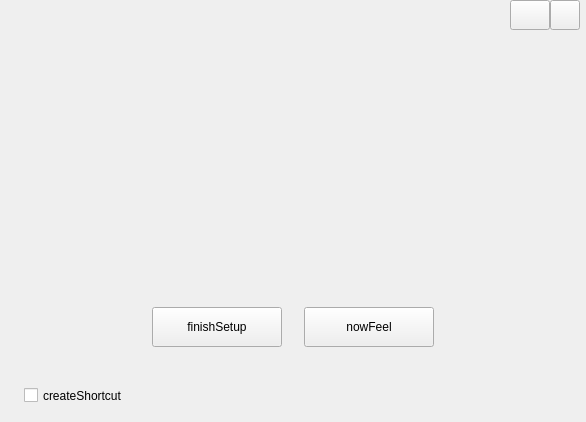
<?xml version="1.0" encoding="UTF-8"?>
<ui version="4.0">
 <class>FinishWidget</class>
 <widget class="QWidget" name="FinishWidget">
  <property name="geometry">
   <rect>
    <x>0</x>
    <y>0</y>
    <width>586</width>
    <height>422</height>
   </rect>
  </property>
  <property name="sizePolicy">
   <sizepolicy hsizetype="Fixed" vsizetype="Fixed">
    <horstretch>0</horstretch>
    <verstretch>0</verstretch>
   </sizepolicy>
  </property>
  <property name="minimumSize">
   <size>
    <width>586</width>
    <height>422</height>
   </size>
  </property>
  <property name="windowTitle">
   <string>Form</string>
  </property>
  <property name="styleSheet">
   <string notr="true"/>
  </property>
  <layout class="QVBoxLayout" name="verticalLayout">
   <property name="spacing">
    <number>0</number>
   </property>
   <property name="leftMargin">
    <number>0</number>
   </property>
   <property name="topMargin">
    <number>0</number>
   </property>
   <property name="rightMargin">
    <number>0</number>
   </property>
   <property name="bottomMargin">
    <number>0</number>
   </property>
   <item>
    <widget class="QWidget" name="finish_title_widget" native="true">
     <property name="minimumSize">
      <size>
       <width>0</width>
       <height>256</height>
      </size>
     </property>
     <layout class="QVBoxLayout" name="verticalLayout_3">
      <property name="spacing">
       <number>0</number>
      </property>
      <property name="leftMargin">
       <number>0</number>
      </property>
      <property name="topMargin">
       <number>0</number>
      </property>
      <property name="rightMargin">
       <number>0</number>
      </property>
      <property name="bottomMargin">
       <number>0</number>
      </property>
      <item>
       <widget class="QWidget" name="finfish_titleBat_widget" native="true">
        <layout class="QHBoxLayout" name="horizontalLayout_2">
         <property name="spacing">
          <number>0</number>
         </property>
         <property name="leftMargin">
          <number>0</number>
         </property>
         <property name="topMargin">
          <number>0</number>
         </property>
         <property name="rightMargin">
          <number>6</number>
         </property>
         <property name="bottomMargin">
          <number>0</number>
         </property>
         <item>
          <spacer name="horizontalSpacer_4">
           <property name="orientation">
            <enum>Qt::Horizontal</enum>
           </property>
           <property name="sizeHint" stdset="0">
            <size>
             <width>40</width>
             <height>20</height>
            </size>
           </property>
          </spacer>
         </item>
         <item>
          <widget class="QPushButton" name="min_Btn">
           <property name="minimumSize">
            <size>
             <width>0</width>
             <height>0</height>
            </size>
           </property>
           <property name="maximumSize">
            <size>
             <width>100</width>
             <height>100</height>
            </size>
           </property>
           <property name="text">
            <string/>
           </property>
          </widget>
         </item>
         <item>
          <widget class="QPushButton" name="close_Btn">
           <property name="minimumSize">
            <size>
             <width>30</width>
             <height>30</height>
            </size>
           </property>
           <property name="maximumSize">
            <size>
             <width>30</width>
             <height>30</height>
            </size>
           </property>
           <property name="text">
            <string/>
           </property>
          </widget>
         </item>
        </layout>
       </widget>
      </item>
      <item>
       <spacer name="verticalSpacer_4">
        <property name="orientation">
         <enum>Qt::Vertical</enum>
        </property>
        <property name="sizeHint" stdset="0">
         <size>
          <width>20</width>
          <height>178</height>
         </size>
        </property>
       </spacer>
      </item>
     </layout>
    </widget>
   </item>
   <item>
    <widget class="QWidget" name="below_widget" native="true">
     <layout class="QVBoxLayout" name="verticalLayout_4">
      <property name="spacing">
       <number>0</number>
      </property>
      <property name="leftMargin">
       <number>0</number>
      </property>
      <property name="topMargin">
       <number>0</number>
      </property>
      <property name="rightMargin">
       <number>0</number>
      </property>
      <property name="bottomMargin">
       <number>0</number>
      </property>
      <item>
       <spacer name="verticalSpacer">
        <property name="orientation">
         <enum>Qt::Vertical</enum>
        </property>
        <property name="sizeType">
         <enum>QSizePolicy::Fixed</enum>
        </property>
        <property name="sizeHint" stdset="0">
         <size>
          <width>20</width>
          <height>59</height>
         </size>
        </property>
       </spacer>
      </item>
      <item>
       <layout class="QHBoxLayout" name="horizontalLayout">
        <property name="spacing">
         <number>0</number>
        </property>
        <item>
         <spacer name="horizontalSpacer_2">
          <property name="orientation">
           <enum>Qt::Horizontal</enum>
          </property>
          <property name="sizeHint" stdset="0">
           <size>
            <width>40</width>
            <height>20</height>
           </size>
          </property>
         </spacer>
        </item>
        <item>
         <widget class="QPushButton" name="finish_Btn">
          <property name="sizePolicy">
           <sizepolicy hsizetype="Fixed" vsizetype="Fixed">
            <horstretch>0</horstretch>
            <verstretch>0</verstretch>
           </sizepolicy>
          </property>
          <property name="minimumSize">
           <size>
            <width>130</width>
            <height>40</height>
           </size>
          </property>
          <property name="styleSheet">
           <string notr="true"/>
          </property>
          <property name="text">
           <string>finishSetup</string>
          </property>
         </widget>
        </item>
        <item>
         <spacer name="horizontalSpacer">
          <property name="orientation">
           <enum>Qt::Horizontal</enum>
          </property>
          <property name="sizeType">
           <enum>QSizePolicy::Fixed</enum>
          </property>
          <property name="sizeHint" stdset="0">
           <size>
            <width>22</width>
            <height>20</height>
           </size>
          </property>
         </spacer>
        </item>
        <item>
         <widget class="QPushButton" name="startNow_Btn">
          <property name="sizePolicy">
           <sizepolicy hsizetype="Fixed" vsizetype="Fixed">
            <horstretch>0</horstretch>
            <verstretch>0</verstretch>
           </sizepolicy>
          </property>
          <property name="minimumSize">
           <size>
            <width>130</width>
            <height>40</height>
           </size>
          </property>
          <property name="styleSheet">
           <string notr="true"/>
          </property>
          <property name="text">
           <string>nowFeel</string>
          </property>
         </widget>
        </item>
        <item>
         <spacer name="horizontalSpacer_3">
          <property name="orientation">
           <enum>Qt::Horizontal</enum>
          </property>
          <property name="sizeHint" stdset="0">
           <size>
            <width>40</width>
            <height>20</height>
           </size>
          </property>
         </spacer>
        </item>
       </layout>
      </item>
      <item>
       <spacer name="verticalSpacer_2">
        <property name="orientation">
         <enum>Qt::Vertical</enum>
        </property>
        <property name="sizeType">
         <enum>QSizePolicy::Fixed</enum>
        </property>
        <property name="sizeHint" stdset="0">
         <size>
          <width>20</width>
          <height>39</height>
         </size>
        </property>
       </spacer>
      </item>
      <item>
       <layout class="QHBoxLayout" name="horizontalLayout_3">
        <property name="spacing">
         <number>0</number>
        </property>
        <property name="leftMargin">
         <number>0</number>
        </property>
        <property name="topMargin">
         <number>0</number>
        </property>
        <property name="rightMargin">
         <number>0</number>
        </property>
        <property name="bottomMargin">
         <number>0</number>
        </property>
        <item>
         <spacer name="horizontalSpacer_5">
          <property name="orientation">
           <enum>Qt::Horizontal</enum>
          </property>
          <property name="sizeType">
           <enum>QSizePolicy::Fixed</enum>
          </property>
          <property name="sizeHint" stdset="0">
           <size>
            <width>24</width>
            <height>20</height>
           </size>
          </property>
         </spacer>
        </item>
        <item>
         <widget class="QCheckBox" name="shortcut_checkBox">
          <property name="enabled">
           <bool>true</bool>
          </property>
          <property name="minimumSize">
           <size>
            <width>0</width>
            <height>17</height>
           </size>
          </property>
          <property name="maximumSize">
           <size>
            <width>16777215</width>
            <height>17</height>
           </size>
          </property>
          <property name="styleSheet">
           <string notr="true"/>
          </property>
          <property name="text">
           <string>createShortcut</string>
          </property>
         </widget>
        </item>
       </layout>
      </item>
      <item>
       <spacer name="verticalSpacer_3">
        <property name="orientation">
         <enum>Qt::Vertical</enum>
        </property>
        <property name="sizeType">
         <enum>QSizePolicy::Fixed</enum>
        </property>
        <property name="sizeHint" stdset="0">
         <size>
          <width>20</width>
          <height>16</height>
         </size>
        </property>
       </spacer>
      </item>
     </layout>
    </widget>
   </item>
  </layout>
 </widget>
 <resources/>
 <connections/>
</ui>
